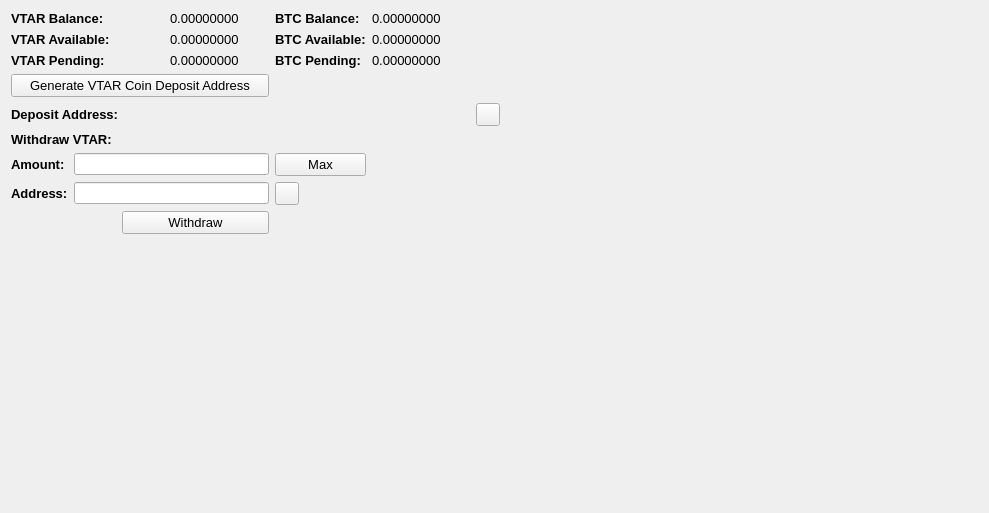
     <widget class="QWidget" name="BalanceTab">
      <attribute name="title">
       <string>Balance</string>
      </attribute>
      <layout class="QGridLayout" name="gridLayout_2">
       <item row="0" column="0" colspan="2">
        <widget class="QLabel" name="label_11">
         <property name="font">
          <font>
           <pointsize>10</pointsize>
           <weight>75</weight>
           <bold>true</bold>
          </font>
         </property>
         <property name="text">
          <string>VTAR Balance:</string>
         </property>
        </widget>
       </item>
       <item row="0" column="3">
        <widget class="QLabel" name="HMBalanceLabel">
         <property name="font">
          <font>
           <pointsize>10</pointsize>
          </font>
         </property>
         <property name="text">
          <string>0.00000000</string>
         </property>
         <property name="textInteractionFlags">
          <set>Qt::LinksAccessibleByMouse|Qt::TextSelectableByMouse</set>
         </property>
        </widget>
       </item>
       <item row="0" column="4">
        <widget class="QLabel" name="label_12">
         <property name="font">
          <font>
           <pointsize>10</pointsize>
           <weight>75</weight>
           <bold>true</bold>
          </font>
         </property>
         <property name="text">
          <string>BTC Balance:</string>
         </property>
        </widget>
       </item>
       <item row="0" column="5">
        <widget class="QLabel" name="BitcoinBalanceLabel">
         <property name="font">
          <font>
           <pointsize>10</pointsize>
          </font>
         </property>
         <property name="text">
          <string>0.00000000</string>
         </property>
         <property name="textInteractionFlags">
          <set>Qt::LinksAccessibleByMouse|Qt::TextSelectableByMouse</set>
         </property>
        </widget>
       </item>
       <item row="0" column="7" rowspan="10">
        <spacer name="horizontalSpacer_4">
         <property name="orientation">
          <enum>Qt::Horizontal</enum>
         </property>
         <property name="sizeHint" stdset="0">
          <size>
           <width>478</width>
           <height>488</height>
          </size>
         </property>
        </spacer>
       </item>
       <item row="1" column="0" colspan="2">
        <widget class="QLabel" name="label_13">
         <property name="font">
          <font>
           <pointsize>10</pointsize>
           <weight>75</weight>
           <bold>true</bold>
          </font>
         </property>
         <property name="text">
          <string>VTAR Available:</string>
         </property>
        </widget>
       </item>
       <item row="1" column="3">
        <widget class="QLabel" name="HMAvailableLabel_2">
         <property name="font">
          <font>
           <pointsize>10</pointsize>
          </font>
         </property>
         <property name="text">
          <string>0.00000000</string>
         </property>
         <property name="textInteractionFlags">
          <set>Qt::LinksAccessibleByMouse|Qt::TextSelectableByMouse</set>
         </property>
        </widget>
       </item>
       <item row="1" column="4">
        <widget class="QLabel" name="label_15">
         <property name="font">
          <font>
           <pointsize>10</pointsize>
           <weight>75</weight>
           <bold>true</bold>
          </font>
         </property>
         <property name="text">
          <string>BTC Available:</string>
         </property>
        </widget>
       </item>
       <item row="1" column="5">
        <widget class="QLabel" name="BitcoinAvailableLabel">
         <property name="font">
          <font>
           <pointsize>10</pointsize>
          </font>
         </property>
         <property name="text">
          <string>0.00000000</string>
         </property>
         <property name="textInteractionFlags">
          <set>Qt::LinksAccessibleByMouse|Qt::TextSelectableByMouse</set>
         </property>
        </widget>
       </item>
       <item row="2" column="0" colspan="2">
        <widget class="QLabel" name="label_14">
         <property name="font">
          <font>
           <pointsize>10</pointsize>
           <weight>75</weight>
           <bold>true</bold>
          </font>
         </property>
         <property name="text">
          <string>VTAR Pending:</string>
         </property>
        </widget>
       </item>
       <item row="2" column="3">
        <widget class="QLabel" name="HMPendingLabel">
         <property name="font">
          <font>
           <pointsize>10</pointsize>
          </font>
         </property>
         <property name="text">
          <string>0.00000000</string>
         </property>
         <property name="textInteractionFlags">
          <set>Qt::LinksAccessibleByMouse|Qt::TextSelectableByMouse</set>
         </property>
        </widget>
       </item>
       <item row="2" column="4">
        <widget class="QLabel" name="label_31">
         <property name="font">
          <font>
           <pointsize>10</pointsize>
           <weight>75</weight>
           <bold>true</bold>
          </font>
         </property>
         <property name="text">
          <string>BTC Pending:</string>
         </property>
        </widget>
       </item>
       <item row="2" column="5">
        <widget class="QLabel" name="BitcoinPendingLabel">
         <property name="font">
          <font>
           <pointsize>10</pointsize>
          </font>
         </property>
         <property name="text">
          <string>0.00000000</string>
         </property>
         <property name="textInteractionFlags">
          <set>Qt::LinksAccessibleByMouse|Qt::TextSelectableByMouse</set>
         </property>
        </widget>
       </item>
       <item row="3" column="0" colspan="4">
        <widget class="QPushButton" name="GenDepositBTN">
         <property name="font">
          <font>
           <pointsize>10</pointsize>
          </font>
         </property>
         <property name="text">
          <string>Generate VTAR Coin Deposit Address</string>
         </property>
        </widget>
       </item>
       <item row="4" column="0" colspan="3">
        <widget class="QLabel" name="label_33">
         <property name="font">
          <font>
           <pointsize>10</pointsize>
           <weight>75</weight>
           <bold>true</bold>
          </font>
         </property>
         <property name="text">
          <string>Deposit Address:</string>
         </property>
        </widget>
       </item>
       <item row="4" column="3" colspan="3">
        <widget class="QLabel" name="DepositAddressLabel">
         <property name="minimumSize">
          <size>
           <width>300</width>
           <height>0</height>
          </size>
         </property>
         <property name="palette">
          <palette>
           <active>
            <colorrole role="WindowText">
             <brush brushstyle="SolidPattern">
              <color alpha="255">
               <red>0</red>
               <green>0</green>
               <blue>0</blue>
              </color>
             </brush>
            </colorrole>
            <colorrole role="Text">
             <brush brushstyle="SolidPattern">
              <color alpha="255">
               <red>0</red>
               <green>0</green>
               <blue>255</blue>
              </color>
             </brush>
            </colorrole>
           </active>
           <inactive>
            <colorrole role="WindowText">
             <brush brushstyle="SolidPattern">
              <color alpha="255">
               <red>0</red>
               <green>0</green>
               <blue>0</blue>
              </color>
             </brush>
            </colorrole>
            <colorrole role="Text">
             <brush brushstyle="SolidPattern">
              <color alpha="255">
               <red>0</red>
               <green>0</green>
               <blue>255</blue>
              </color>
             </brush>
            </colorrole>
           </inactive>
           <disabled>
            <colorrole role="WindowText">
             <brush brushstyle="SolidPattern">
              <color alpha="255">
               <red>120</red>
               <green>120</green>
               <blue>120</blue>
              </color>
             </brush>
            </colorrole>
            <colorrole role="Text">
             <brush brushstyle="SolidPattern">
              <color alpha="255">
               <red>120</red>
               <green>120</green>
               <blue>120</blue>
              </color>
             </brush>
            </colorrole>
           </disabled>
          </palette>
         </property>
         <property name="font">
          <font>
           <pointsize>10</pointsize>
           <weight>75</weight>
           <bold>true</bold>
          </font>
         </property>
         <property name="text">
          <string/>
         </property>
         <property name="alignment">
          <set>Qt::AlignRight|Qt::AlignTrailing|Qt::AlignVCenter</set>
         </property>
         <property name="textInteractionFlags">
          <set>Qt::LinksAccessibleByMouse|Qt::TextSelectableByKeyboard|Qt::TextSelectableByMouse</set>
         </property>
        </widget>
       </item>
       <item row="4" column="6">
        <widget class="QToolButton" name="DepositCopyButton">
         <property name="toolTip">
          <string>Copy to clipboard</string>
         </property>
         <property name="text">
          <string/>
         </property>
         <property name="icon">
          <iconset resource="../bitcoin.qrc">
           <normaloff>:/icons/editcopy</normaloff>:/icons/editcopy</iconset>
         </property>
         <property name="shortcut">
          <string>Alt+P</string>
         </property>
        </widget>
       </item>
       <item row="5" column="0" colspan="2">
        <widget class="QLabel" name="label_34">
         <property name="font">
          <font>
           <pointsize>10</pointsize>
           <weight>75</weight>
           <bold>true</bold>
          </font>
         </property>
         <property name="text">
          <string>Withdraw VTAR:</string>
         </property>
        </widget>
       </item>
       <item row="6" column="0">
        <widget class="QLabel" name="label_26">
         <property name="font">
          <font>
           <pointsize>10</pointsize>
           <weight>75</weight>
           <bold>true</bold>
          </font>
         </property>
         <property name="text">
          <string>Amount:</string>
         </property>
        </widget>
       </item>
       <item row="6" column="1" colspan="3">
        <widget class="QLineEdit" name="WithdrawUnitsInput">
         <property name="font">
          <font>
           <pointsize>9</pointsize>
           <weight>75</weight>
           <bold>true</bold>
          </font>
         </property>
         <property name="text">
          <string/>
         </property>
        </widget>
       </item>
       <item row="6" column="4">
        <widget class="QPushButton" name="Withdraw_Max_Amount">
         <property name="font">
          <font>
           <pointsize>10</pointsize>
          </font>
         </property>
         <property name="text">
          <string>Max</string>
         </property>
        </widget>
       </item>
       <item row="7" column="0">
        <widget class="QLabel" name="label_10">
         <property name="font">
          <font>
           <pointsize>10</pointsize>
           <weight>75</weight>
           <bold>true</bold>
          </font>
         </property>
         <property name="text">
          <string>Address:</string>
         </property>
        </widget>
       </item>
       <item row="7" column="1" colspan="3">
        <widget class="QLineEdit" name="WithdrawAddress">
         <property name="font">
          <font>
           <pointsize>9</pointsize>
           <weight>75</weight>
           <bold>true</bold>
          </font>
         </property>
        </widget>
       </item>
       <item row="7" column="4">
        <widget class="QToolButton" name="WithdrawPasteButton">
         <property name="toolTip">
          <string>Paste from clipboard</string>
         </property>
         <property name="text">
          <string/>
         </property>
         <property name="icon">
          <iconset resource="../bitcoin.qrc">
           <normaloff>:/icons/editpaste</normaloff>:/icons/editpaste</iconset>
         </property>
         <property name="shortcut">
          <string>Alt+P</string>
         </property>
        </widget>
       </item>
       <item row="8" column="2" colspan="2">
        <widget class="QPushButton" name="WithdrawUnitsBtn">
         <property name="font">
          <font>
           <pointsize>10</pointsize>
          </font>
         </property>
         <property name="text">
          <string>Withdraw</string>
         </property>
        </widget>
       </item>
       <item row="9" column="0" colspan="6">
        <spacer name="verticalSpacer">
         <property name="orientation">
          <enum>Qt::Vertical</enum>
         </property>
         <property name="sizeHint" stdset="0">
          <size>
           <width>428</width>
           <height>262</height>
          </size>
         </property>
        </spacer>
       </item>
      </layout>
      <zorder>label_31</zorder>
      <zorder>label_15</zorder>
      <zorder>label_12</zorder>
      <zorder>label_14</zorder>
      <zorder>label_13</zorder>
      <zorder>label_11</zorder>
      <zorder>BitcoinBalanceLabel</zorder>
      <zorder>HMBalanceLabel</zorder>
      <zorder>HMAvailableLabel_2</zorder>
      <zorder>HMPendingLabel</zorder>
      <zorder>BitcoinAvailableLabel</zorder>
      <zorder>BitcoinPendingLabel</zorder>
      <zorder>label_33</zorder>
      <zorder>GenDepositBTN</zorder>
      <zorder>DepositAddressLabel</zorder>
      <zorder>Withdraw_Max_Amount</zorder>
      <zorder>label_34</zorder>
      <zorder>WithdrawUnitsInput</zorder>
      <zorder>label_10</zorder>
      <zorder>label_26</zorder>
      <zorder>WithdrawAddress</zorder>
      <zorder>WithdrawUnitsBtn</zorder>
      <zorder>horizontalSpacer_4</zorder>
      <zorder>verticalSpacer</zorder>
      <zorder>WithdrawPasteButton</zorder>
      <zorder>DepositCopyButton</zorder>
     </widget>
